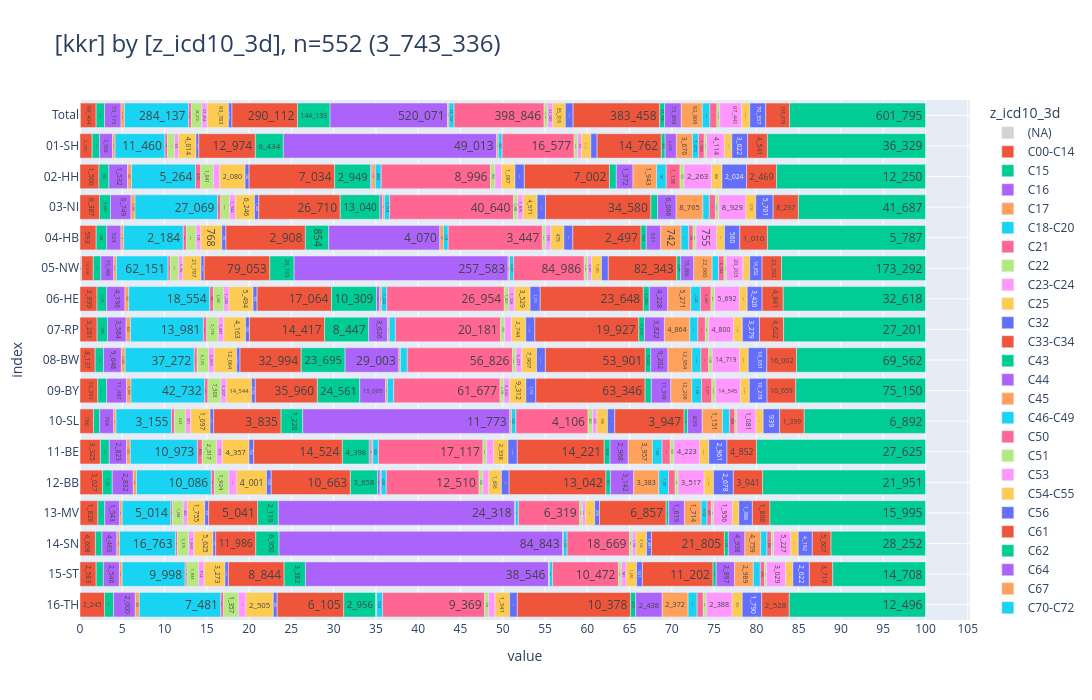

The notebook cell saved with this chart:
### Markdown cell above
<br>

### <a id='toc1_7_10_'></a>[ICD10 Gruppen](#toc0_)
- **Filter: `DJ` =  2020 - 2024**
- die verwendete ICD10 Skala entspricht der Darstellung aus *"Krebs in Deutschland"*
> 💡 `NI`: _"Für nicht-melanozytäre Hautkrebsarten bestimmter Histologien sowie fortgeschrittene Plattenepithelkarzinome gilt ab dem 20. September 2023 eine geänderte Meldepflicht. Erst seit diesem Zeitpunkt sind die prognostisch ungünstigen Hauttumore **(C44)** an das KKN zu melden und kommen daher im gelieferten Datensatz bisher nicht vor. In den nächsten Lieferungen werden diese Daten enthalten sein"_

### Code cell
_=show_vars(6, grouper_reg.KKR.value, show=True, filter=FILTER_DY)
# todo ticket NI

### Figure 1 — Plotly figure (JSON) as saved in the notebook; plotly's stock layout.template omitted (floating-point values rounded to 4 significant figures)
{"data": [{"hovertemplate": "col=(NA)<br>value=%{x}<br>index=%{y}<br>cnt_str=%{text}<extra></extra>", "legendgroup": "(NA)", "marker": {"color": "lightgray", "pattern": {"shape": ""}}, "name": "(NA)", "orientation": "h", "showlegend": true, "text": ["1_936", "1_868", "43", "1", "8", "4", "11", "1"], "textposition": "auto", "type": "bar", "x": [1936, 1868, 43, 1, 8, 4, 11, 1], "xaxis": "x", "y": [" Total", "05-NW", "08-BW", "09-BY", "11-BE", "12-BB", "13-MV", "15-ST"], "yaxis": "y"}, {"hovertemplate": "col=C00-C14<br>value=%{x}<br>index=%{y}<br>cnt_str=%{text}<extra></extra>", "legendgroup": "C00-C14", "marker": {"color": "#EF553B", "pattern": {"shape": ""}}, "name": "C00-C14", "orientation": "h", "showlegend": true, "text": ["69_404", "2_796", "1_560", "6_387", "593", "14_098", "3_899", "3_281", "8_137", "10_291", "766", "3_325", "3_027", "1_828", "4_608", "2_563", "2_245"], "textposition": "auto", "type": "bar", "x": [69404, 2796, 1560, 6387, 593, 14098, 3899, 3281, 8137, 10291, 766, 3325, 3027, 1828, 4608, 2563, 2245], "xaxis": "x", "y": [" Total", "01-SH", "02-HH", "03-NI", "04-HB", "05-NW", "06-HE", "07-RP", "08-BW", "09-BY", "10-SL", "11-BE", "12-BB", "13-MV", "14-SN", "15-ST", "16-TH"], "yaxis": "y"}, {"hovertemplate": "col=C15<br>value=%{x}<br>index=%{y}<br>cnt_str=%{text}<extra></extra>", "legendgroup": "C15", "marker": {"color": "#00CC96", "pattern": {"shape": ""}}, "name": "C15", "orientation": "h", "showlegend": true, "text": ["37_335", "1_715", "820", "3_607", "384", "9_212", "2_218", "1_980", "4_481", "5_152", "353", "1_457", "1_316", "703", "1_970", "1_138", "829"], "textposition": "auto", "type": "bar", "x": [37335, 1715, 820, 3607, 384, 9212, 2218, 1980, 4481, 5152, 353, 1457, 1316, 703, 1970, 1138, 829], "xaxis": "x", "y": [" Total", "01-SH", "02-HH", "03-NI", "04-HB", "05-NW", "06-HE", "07-RP", "08-BW", "09-BY", "10-SL", "11-BE", "12-BB", "13-MV", "14-SN", "15-ST", "16-TH"], "yaxis": "y"}, {"hovertemplate": "col=C16<br>value=%{x}<br>index=%{y}<br>cnt_str=%{text}<extra></extra>", "legendgroup": "C16", "marker": {"color": "#AB63FA", "pattern": {"shape": ""}}, "name": "C16", "orientation": "h", "showlegend": true, "text": ["73_173", "2_956", "1_532", "6_749", "524", "15_496", "4_196", "3_584", "9_648", "11_487", "794", "2_823", "2_832", "1_543", "4_463", "2_546", "2_000"], "textposition": "auto", "type": "bar", "x": [73173, 2956, 1532, 6749, 524, 15496, 4196, 3584, 9648, 11487, 794, 2823, 2832, 1543, 4463, 2546, 2000], "xaxis": "x", "y": [" Total", "01-SH", "02-HH", "03-NI", "04-HB", "05-NW", "06-HE", "07-RP", "08-BW", "09-BY", "10-SL", "11-BE", "12-BB", "13-MV", "14-SN", "15-ST", "16-TH"], "yaxis": "y"}, {"hovertemplate": "col=C17<br>value=%{x}<br>index=%{y}<br>cnt_str=%{text}<extra></extra>", "legendgroup": "C17", "marker": {"color": "#FFA15A", "pattern": {"shape": ""}}, "name": "C17", "orientation": "h", "showlegend": true, "text": ["14_830", "591", "321", "1_309", "97", "3_142", "867", "823", "2_044", "2_606", "134", "610", "435", "253", "799", "434", "365"], "textposition": "auto", "type": "bar", "x": [14830, 591, 321, 1309, 97, 3142, 867, 823, 2044, 2606, 134, 610, 435, 253, 799, 434, 365], "xaxis": "x", "y": [" Total", "01-SH", "02-HH", "03-NI", "04-HB", "05-NW", "06-HE", "07-RP", "08-BW", "09-BY", "10-SL", "11-BE", "12-BB", "13-MV", "14-SN", "15-ST", "16-TH"], "yaxis": "y"}, {"hovertemplate": "col=C18-C20<br>value=%{x}<br>index=%{y}<br>cnt_str=%{text}<extra></extra>", "legendgroup": "C18-C20", "marker": {"color": "#19D3F3", "pattern": {"shape": ""}}, "name": "C18-C20", "orientation": "h", "showlegend": true, "text": ["284_137", "11_460", "5_264", "27_069", "2_184", "62_151", "18_554", "13_981", "37_272", "42_732", "3_155", "10_973", "10_086", "5_014", "16_763", "9_998", "7_481"], "textposition": "auto", "type": "bar", "x": [284137, 11460, 5264, 27069, 2184, 62151, 18554, 13981, 37272, 42732, 3155, 10973, 10086, 5014, 16763, 9998, 7481], "xaxis": "x", "y": [" Total", "01-SH", "02-HH", "03-NI", "04-HB", "05-NW", "06-HE", "07-RP", "08-BW", "09-BY", "10-SL", "11-BE", "12-BB", "13-MV", "14-SN", "15-ST", "16-TH"], "yaxis": "y"}, {"hovertemplate": "col=C21<br>value=%{x}<br>index=%{y}<br>cnt_str=%{text}<extra></extra>", "legendgroup": "C21", "marker": {"color": "#FF6692", "pattern": {"shape": ""}}, "name": "C21", "orientation": "h", "showlegend": true, "text": ["12_600", "580", "439", "1_081", "120", "2_725", "866", "656", "1_599", "1_882", "171", "800", "422", "177", "553", "283", "246"], "textposition": "auto", "type": "bar", "x": [12600, 580, 439, 1081, 120, 2725, 866, 656, 1599, 1882, 171, 800, 422, 177, 553, 283, 246], "xaxis": "x", "y": [" Total", "01-SH", "02-HH", "03-NI", "04-HB", "05-NW", "06-HE", "07-RP", "08-BW", "09-BY", "10-SL", "11-BE", "12-BB", "13-MV", "14-SN", "15-ST", "16-TH"], "yaxis": "y"}, {"hovertemplate": "col=C22<br>value=%{x}<br>index=%{y}<br>cnt_str=%{text}<extra></extra>", "legendgroup": "C22", "marker": {"color": "#B6E880", "pattern": {"shape": ""}}, "name": "C22", "orientation": "h", "showlegend": true, "text": ["46_410", "1_595", "1_041", "2_854", "344", "9_977", "2_340", "2_178", "6_125", "7_503", "623", "2_317", "1_924", "1_084", "3_315", "1_833", "1_357"], "textposition": "auto", "type": "bar", "x": [46410, 1595, 1041, 2854, 344, 9977, 2340, 2178, 6125, 7503, 623, 2317, 1924, 1084, 3315, 1833, 1357], "xaxis": "x", "y": [" Total", "01-SH", "02-HH", "03-NI", "04-HB", "05-NW", "06-HE", "07-RP", "08-BW", "09-BY", "10-SL", "11-BE", "12-BB", "13-MV", "14-SN", "15-ST", "16-TH"], "yaxis": "y"}, {"hovertemplate": "col=C23-C24<br>value=%{x}<br>index=%{y}<br>cnt_str=%{text}<extra></extra>", "legendgroup": "C23-C24", "marker": {"color": "#FF97FF", "pattern": {"shape": ""}}, "name": "C23-C24", "orientation": "h", "showlegend": true, "text": ["23_454", "936", "522", "1_942", "178", "5_182", "1_243", "1_081", "3_059", "3_207", "301", "973", "1_086", "462", "1_669", "914", "699"], "textposition": "auto", "type": "bar", "x": [23454, 936, 522, 1942, 178, 5182, 1243, 1081, 3059, 3207, 301, 973, 1086, 462, 1669, 914, 699], "xaxis": "x", "y": [" Total", "01-SH", "02-HH", "03-NI", "04-HB", "05-NW", "06-HE", "07-RP", "08-BW", "09-BY", "10-SL", "11-BE", "12-BB", "13-MV", "14-SN", "15-ST", "16-TH"], "yaxis": "y"}, {"hovertemplate": "col=C25<br>value=%{x}<br>index=%{y}<br>cnt_str=%{text}<extra></extra>", "legendgroup": "C25", "marker": {"color": "#FECB52", "pattern": {"shape": ""}}, "name": "C25", "orientation": "h", "showlegend": true, "text": ["93_783", "4_014", "2_080", "6_246", "768", "21_797", "5_494", "4_163", "12_064", "14_544", "1_097", "4_357", "4_001", "1_755", "5_625", "3_273", "2_505"], "textposition": "auto", "type": "bar", "x": [93783, 4014, 2080, 6246, 768, 21797, 5494, 4163, 12064, 14544, 1097, 4357, 4001, 1755, 5625, 3273, 2505], "xaxis": "x", "y": [" Total", "01-SH", "02-HH", "03-NI", "04-HB", "05-NW", "06-HE", "07-RP", "08-BW", "09-BY", "10-SL", "11-BE", "12-BB", "13-MV", "14-SN", "15-ST", "16-TH"], "yaxis": "y"}, {"hovertemplate": "col=C32<br>value=%{x}<br>index=%{y}<br>cnt_str=%{text}<extra></extra>", "legendgroup": "C32", "marker": {"color": "#636EFA", "pattern": {"shape": ""}}, "name": "C32", "orientation": "h", "showlegend": true, "text": ["15_786", "666", "334", "1_406", "150", "3_803", "924", "749", "1_863", "2_163", "201", "754", "638", "406", "822", "547", "360"], "textposition": "auto", "type": "bar", "x": [15786, 666, 334, 1406, 150, 3803, 924, 749, 1863, 2163, 201, 754, 638, 406, 822, 547, 360], "xaxis": "x", "y": [" Total", "01-SH", "02-HH", "03-NI", "04-HB", "05-NW", "06-HE", "07-RP", "08-BW", "09-BY", "10-SL", "11-BE", "12-BB", "13-MV", "14-SN", "15-ST", "16-TH"], "yaxis": "y"}, {"hovertemplate": "col=C33-C34<br>value=%{x}<br>index=%{y}<br>cnt_str=%{text}<extra></extra>", "legendgroup": "C33-C34", "marker": {"color": "#EF553B", "pattern": {"shape": ""}}, "name": "C33-C34", "orientation": "h", "showlegend": true, "text": ["290_112", "12_974", "7_034", "26_710", "2_908", "79_053", "17_064", "14_417", "32_994", "35_960", "3_835", "14_524", "10_663", "5_041", "11_986", "8_844", "6_105"], "textposition": "auto", "type": "bar", "x": [290112, 12974, 7034, 26710, 2908, 79053, 17064, 14417, 32994, 35960, 3835, 14524, 10663, 5041, 11986, 8844, 6105], "xaxis": "x", "y": [" Total", "01-SH", "02-HH", "03-NI", "04-HB", "05-NW", "06-HE", "07-RP", "08-BW", "09-BY", "10-SL", "11-BE", "12-BB", "13-MV", "14-SN", "15-ST", "16-TH"], "yaxis": "y"}, {"hovertemplate": "col=C43<br>value=%{x}<br>index=%{y}<br>cnt_str=%{text}<extra></extra>", "legendgroup": "C43", "marker": {"color": "#00CC96", "pattern": {"shape": ""}}, "name": "C43", "orientation": "h", "showlegend": true, "text": ["144_133", "6_434", "2_949", "13_040", "854", "29_153", "10_309", "8_447", "23_695", "24_561", "1_228", "4_398", "3_658", "2_119", "6_950", "3_382", "2_956"], "textposition": "auto", "type": "bar", "x": [144133, 6434, 2949, 13040, 854, 29153, 10309, 8447, 23695, 24561, 1228, 4398, 3658, 2119, 6950, 3382, 2956], "xaxis": "x", "y": [" Total", "01-SH", "02-HH", "03-NI", "04-HB", "05-NW", "06-HE", "07-RP", "08-BW", "09-BY", "10-SL", "11-BE", "12-BB", "13-MV", "14-SN", "15-ST", "16-TH"], "yaxis": "y"}, {"hovertemplate": "col=C44<br>value=%{x}<br>index=%{y}<br>cnt_str=%{text}<extra></extra>", "legendgroup": "C44", "marker": {"color": "#AB63FA", "pattern": {"shape": ""}}, "name": "C44", "orientation": "h", "showlegend": true, "text": ["520_071", "49_013", "118", "782", "4_070", "257_583", "744", "3_626", "29_003", "15_005", "11_773", "288", "358", "24_318", "84_843", "38_546", "1"], "textposition": "auto", "type": "bar", "x": [520071, 49013, 118, 782, 4070, 257583, 744, 3626, 29003, 15005, 11773, 288, 358, 24318, 84843, 38546, 1], "xaxis": "x", "y": [" Total", "01-SH", "02-HH", "03-NI", "04-HB", "05-NW", "06-HE", "07-RP", "08-BW", "09-BY", "10-SL", "11-BE", "12-BB", "13-MV", "14-SN", "15-ST", "16-TH"], "yaxis": "y"}, {"hovertemplate": "col=C45<br>value=%{x}<br>index=%{y}<br>cnt_str=%{text}<extra></extra>", "legendgroup": "C45", "marker": {"color": "#FFA15A", "pattern": {"shape": ""}}, "name": "C45", "orientation": "h", "showlegend": true, "text": ["6_714", "365", "281", "661", "131", "1_790", "390", "299", "807", "1_033", "92", "293", "127", "62", "187", "130", "66"], "textposition": "auto", "type": "bar", "x": [6714, 365, 281, 661, 131, 1790, 390, 299, 807, 1033, 92, 293, 127, 62, 187, 130, 66], "xaxis": "x", "y": [" Total", "01-SH", "02-HH", "03-NI", "04-HB", "05-NW", "06-HE", "07-RP", "08-BW", "09-BY", "10-SL", "11-BE", "12-BB", "13-MV", "14-SN", "15-ST", "16-TH"], "yaxis": "y"}, {"hovertemplate": "col=C46-C49<br>value=%{x}<br>index=%{y}<br>cnt_str=%{text}<extra></extra>", "legendgroup": "C46-C49", "marker": {"color": "#19D3F3", "pattern": {"shape": ""}}, "name": "C46-C49", "orientation": "h", "showlegend": true, "text": ["22_192", "865", "484", "1_718", "174", "4_867", "1_222", "1_181", "3_698", "3_656", "250", "902", "693", "300", "1_137", "512", "533"], "textposition": "auto", "type": "bar", "x": [22192, 865, 484, 1718, 174, 4867, 1222, 1181, 3698, 3656, 250, 902, 693, 300, 1137, 512, 533], "xaxis": "x", "y": [" Total", "01-SH", "02-HH", "03-NI", "04-HB", "05-NW", "06-HE", "07-RP", "08-BW", "09-BY", "10-SL", "11-BE", "12-BB", "13-MV", "14-SN", "15-ST", "16-TH"], "yaxis": "y"}, {"hovertemplate": "col=C50<br>value=%{x}<br>index=%{y}<br>cnt_str=%{text}<extra></extra>", "legendgroup": "C50", "marker": {"color": "#FF6692", "pattern": {"shape": ""}}, "name": "C50", "orientation": "h", "showlegend": true, "text": ["398_846", "16_577", "8_996", "40_640", "3_447", "84_986", "26_954", "20_181", "56_826", "61_677", "4_106", "17_117", "12_510", "6_319", "18_669", "10_472", "9_369"], "textposition": "auto", "type": "bar", "x": [398846, 16577, 8996, 40640, 3447, 84986, 26954, 20181, 56826, 61677, 4106, 17117, 12510, 6319, 18669, 10472, 9369], "xaxis": "x", "y": [" Total", "01-SH", "02-HH", "03-NI", "04-HB", "05-NW", "06-HE", "07-RP", "08-BW", "09-BY", "10-SL", "11-BE", "12-BB", "13-MV", "14-SN", "15-ST", "16-TH"], "yaxis": "y"}, {"hovertemplate": "col=C51<br>value=%{x}<br>index=%{y}<br>cnt_str=%{text}<extra></extra>", "legendgroup": "C51", "marker": {"color": "#B6E880", "pattern": {"shape": ""}}, "name": "C51", "orientation": "h", "showlegend": true, "text": ["15_781", "772", "364", "1_308", "122", "4_231", "1_059", "782", "1_825", "2_149", "261", "562", "494", "270", "803", "421", "358"], "textposition": "auto", "type": "bar", "x": [15781, 772, 364, 1308, 122, 4231, 1059, 782, 1825, 2149, 261, 562, 494, 270, 803, 421, 358], "xaxis": "x", "y": [" Total", "01-SH", "02-HH", "03-NI", "04-HB", "05-NW", "06-HE", "07-RP", "08-BW", "09-BY", "10-SL", "11-BE", "12-BB", "13-MV", "14-SN", "15-ST", "16-TH"], "yaxis": "y"}, {"hovertemplate": "col=C53<br>value=%{x}<br>index=%{y}<br>cnt_str=%{text}<extra></extra>", "legendgroup": "C53", "marker": {"color": "#FF97FF", "pattern": {"shape": ""}}, "name": "C53", "orientation": "h", "showlegend": true, "text": ["22_580", "932", "544", "1_876", "189", "4_639", "1_326", "1_287", "3_227", "3_442", "242", "1_199", "815", "344", "1_145", "781", "592"], "textposition": "auto", "type": "bar", "x": [22580, 932, 544, 1876, 189, 4639, 1326, 1287, 3227, 3442, 242, 1199, 815, 344, 1145, 781, 592], "xaxis": "x", "y": [" Total", "01-SH", "02-HH", "03-NI", "04-HB", "05-NW", "06-HE", "07-RP", "08-BW", "09-BY", "10-SL", "11-BE", "12-BB", "13-MV", "14-SN", "15-ST", "16-TH"], "yaxis": "y"}, {"hovertemplate": "col=C54-C55<br>value=%{x}<br>index=%{y}<br>cnt_str=%{text}<extra></extra>", "legendgroup": "C54-C55", "marker": {"color": "#FECB52", "pattern": {"shape": ""}}, "name": "C54-C55", "orientation": "h", "showlegend": true, "text": ["55_319", "2_115", "1_097", "4_571", "475", "11_905", "3_529", "2_744", "7_907", "9_312", "598", "2_338", "1_696", "915", "3_126", "1_650", "1_341"], "textposition": "auto", "type": "bar", "x": [55319, 2115, 1097, 4571, 475, 11905, 3529, 2744, 7907, 9312, 598, 2338, 1696, 915, 3126, 1650, 1341], "xaxis": "x", "y": [" Total", "01-SH", "02-HH", "03-NI", "04-HB", "05-NW", "06-HE", "07-RP", "08-BW", "09-BY", "10-SL", "11-BE", "12-BB", "13-MV", "14-SN", "15-ST", "16-TH"], "yaxis": "y"}, {"hovertemplate": "col=C56<br>value=%{x}<br>index=%{y}<br>cnt_str=%{text}<extra></extra>", "legendgroup": "C56", "marker": {"color": "#636EFA", "pattern": {"shape": ""}}, "name": "C56", "orientation": "h", "showlegend": true, "text": ["34_560", "1_435", "772", "2_753", "327", "8_168", "2_315", "1_750", "4_719", "5_750", "415", "1_509", "1_046", "494", "1_481", "921", "705"], "textposition": "auto", "type": "bar", "x": [34560, 1435, 772, 2753, 327, 8168, 2315, 1750, 4719, 5750, 415, 1509, 1046, 494, 1481, 921, 705], "xaxis": "x", "y": [" Total", "01-SH", "02-HH", "03-NI", "04-HB", "05-NW", "06-HE", "07-RP", "08-BW", "09-BY", "10-SL", "11-BE", "12-BB", "13-MV", "14-SN", "15-ST", "16-TH"], "yaxis": "y"}, {"hovertemplate": "col=C61<br>value=%{x}<br>index=%{y}<br>cnt_str=%{text}<extra></extra>", "legendgroup": "C61", "marker": {"color": "#EF553B", "pattern": {"shape": ""}}, "name": "C61", "orientation": "h", "showlegend": true, "text": ["383_458", "14_762", "7_002", "34_580", "2_497", "82_343", "23_648", "19_927", "53_901", "63_346", "3_947", "14_221", "13_042", "6_857", "21_805", "11_202", "10_378"], "textposition": "auto", "type": "bar", "x": [383458, 14762, 7002, 34580, 2497, 82343, 23648, 19927, 53901, 63346, 3947, 14221, 13042, 6857, 21805, 11202, 10378], "xaxis": "x", "y": [" Total", "01-SH", "02-HH", "03-NI", "04-HB", "05-NW", "06-HE", "07-RP", "08-BW", "09-BY", "10-SL", "11-BE", "12-BB", "13-MV", "14-SN", "15-ST", "16-TH"], "yaxis": "y"}, {"hovertemplate": "col=C62<br>value=%{x}<br>index=%{y}<br>cnt_str=%{text}<extra></extra>", "legendgroup": "C62", "marker": {"color": "#00CC96", "pattern": {"shape": ""}}, "name": "C62", "orientation": "h", "showlegend": true, "text": ["21_746", "870", "568", "2_205", "193", "4_686", "1_366", "1_075", "3_022", "3_580", "190", "959", "601", "263", "1_191", "502", "475"], "textposition": "auto", "type": "bar", "x": [21746, 870, 568, 2205, 193, 4686, 1366, 1075, 3022, 3580, 190, 959, 601, 263, 1191, 502, 475], "xaxis": "x", "y": [" Total", "01-SH", "02-HH", "03-NI", "04-HB", "05-NW", "06-HE", "07-RP", "08-BW", "09-BY", "10-SL", "11-BE", "12-BB", "13-MV", "14-SN", "15-ST", "16-TH"], "yaxis": "y"}, {"hovertemplate": "col=C64<br>value=%{x}<br>index=%{y}<br>cnt_str=%{text}<extra></extra>", "legendgroup": "C64", "marker": {"color": "#AB63FA", "pattern": {"shape": ""}}, "name": "C64", "orientation": "h", "showlegend": true, "text": ["73_859", "2_602", "1_372", "6_066", "531", "15_886", "4_228", "3_822", "9_202", "11_309", "839", "2_968", "3_142", "1_619", "4_938", "2_897", "2_438"], "textposition": "auto", "type": "bar", "x": [73859, 2602, 1372, 6066, 531, 15886, 4228, 3822, 9202, 11309, 839, 2968, 3142, 1619, 4938, 2897, 2438], "xaxis": "x", "y": [" Total", "01-SH", "02-HH", "03-NI", "04-HB", "05-NW", "06-HE", "07-RP", "08-BW", "09-BY", "10-SL", "11-BE", "12-BB", "13-MV", "14-SN", "15-ST", "16-TH"], "yaxis": "y"}, {"hovertemplate": "col=C67<br>value=%{x}<br>index=%{y}<br>cnt_str=%{text}<extra></extra>", "legendgroup": "C67", "marker": {"color": "#FFA15A", "pattern": {"shape": ""}}, "name": "C67", "orientation": "h", "showlegend": true, "text": ["92_809", "3_676", "1_943", "8_765", "742", "22_060", "5_271", "4_864", "12_954", "12_209", "1_151", "3_957", "3_383", "1_714", "4_759", "2_989", "2_372"], "textposition": "auto", "type": "bar", "x": [92809, 3676, 1943, 8765, 742, 22060, 5271, 4864, 12954, 12209, 1151, 3957, 3383, 1714, 4759, 2989, 2372], "xaxis": "x", "y": [" Total", "01-SH", "02-HH", "03-NI", "04-HB", "05-NW", "06-HE", "07-RP", "08-BW", "09-BY", "10-SL", "11-BE", "12-BB", "13-MV", "14-SN", "15-ST", "16-TH"], "yaxis": "y"}, {"hovertemplate": "col=C70-C72<br>value=%{x}<br>index=%{y}<br>cnt_str=%{text}<extra></extra>", "legendgroup": "C70-C72", "marker": {"color": "#19D3F3", "pattern": {"shape": ""}}, "name": "C70-C72", "orientation": "h", "showlegend": true, "text": ["34_034", "1_370", "790", "2_114", "282", "7_555", "2_224", "1_546", "4_865", "5_590", "393", "1_583", "1_307", "612", "1_866", "1_108", "829"], "textposition": "auto", "type": "bar", "x": [34034, 1370, 790, 2114, 282, 7555, 2224, 1546, 4865, 5590, 393, 1583, 1307, 612, 1866, 1108, 829], "xaxis": "x", "y": [" Total", "01-SH", "02-HH", "03-NI", "04-HB", "05-NW", "06-HE", "07-RP", "08-BW", "09-BY", "10-SL", "11-BE", "12-BB", "13-MV", "14-SN", "15-ST", "16-TH"], "yaxis": "y"}, {"hovertemplate": "col=C73<br>value=%{x}<br>index=%{y}<br>cnt_str=%{text}<extra></extra>", "legendgroup": "C73", "marker": {"color": "#FF6692", "pattern": {"shape": ""}}, "name": "C73", "orientation": "h", "showlegend": true, "text": ["30_927", "1_339", "1_138", "2_037", "158", "6_742", "2_440", "1_453", "4_126", "5_977", "308", "1_334", "898", "437", "1_306", "668", "566"], "textposition": "auto", "type": "bar", "x": [30927, 1339, 1138, 2037, 158, 6742, 2440, 1453, 4126, 5977, 308, 1334, 898, 437, 1306, 668, 566], "xaxis": "x", "y": [" Total", "01-SH", "02-HH", "03-NI", "04-HB", "05-NW", "06-HE", "07-RP", "08-BW", "09-BY", "10-SL", "11-BE", "12-BB", "13-MV", "14-SN", "15-ST", "16-TH"], "yaxis": "y"}, {"hovertemplate": "col=C81<br>value=%{x}<br>index=%{y}<br>cnt_str=%{text}<extra></extra>", "legendgroup": "C81", "marker": {"color": "#B6E880", "pattern": {"shape": ""}}, "name": "C81", "orientation": "h", "showlegend": true, "text": ["12_493", "512", "316", "1_082", "109", "2_650", "800", "589", "1_931", "1_994", "121", "601", "385", "207", "617", "313", "266"], "textposition": "auto", "type": "bar", "x": [12493, 512, 316, 1082, 109, 2650, 800, 589, 1931, 1994, 121, 601, 385, 207, 617, 313, 266], "xaxis": "x", "y": [" Total", "01-SH", "02-HH", "03-NI", "04-HB", "05-NW", "06-HE", "07-RP", "08-BW", "09-BY", "10-SL", "11-BE", "12-BB", "13-MV", "14-SN", "15-ST", "16-TH"], "yaxis": "y"}, {"hovertemplate": "col=C82-C88<br>value=%{x}<br>index=%{y}<br>cnt_str=%{text}<extra></extra>", "legendgroup": "C82-C88", "marker": {"color": "#FF97FF", "pattern": {"shape": ""}}, "name": "C82-C88", "orientation": "h", "showlegend": true, "text": ["97_441", "4_114", "2_263", "8_929", "755", "20_203", "5_692", "4_800", "14_719", "14_545", "1_081", "4_223", "3_517", "1_956", "5_227", "3_029", "2_388"], "textposition": "auto", "type": "bar", "x": [97441, 4114, 2263, 8929, 755, 20203, 5692, 4800, 14719, 14545, 1081, 4223, 3517, 1956, 5227, 3029, 2388], "xaxis": "x", "y": [" Total", "01-SH", "02-HH", "03-NI", "04-HB", "05-NW", "06-HE", "07-RP", "08-BW", "09-BY", "10-SL", "11-BE", "12-BB", "13-MV", "14-SN", "15-ST", "16-TH"], "yaxis": "y"}, {"hovertemplate": "col=C90<br>value=%{x}<br>index=%{y}<br>cnt_str=%{text}<extra></extra>", "legendgroup": "C90", "marker": {"color": "#FECB52", "pattern": {"shape": ""}}, "name": "C90", "orientation": "h", "showlegend": true, "text": ["35_605", "1_710", "868", "3_192", "287", "8_071", "1_788", "1_695", "4_747", "5_162", "404", "1_492", "1_260", "672", "2_201", "1_144", "912"], "textposition": "auto", "type": "bar", "x": [35605, 1710, 868, 3192, 287, 8071, 1788, 1695, 4747, 5162, 404, 1492, 1260, 672, 2201, 1144, 912], "xaxis": "x", "y": [" Total", "01-SH", "02-HH", "03-NI", "04-HB", "05-NW", "06-HE", "07-RP", "08-BW", "09-BY", "10-SL", "11-BE", "12-BB", "13-MV", "14-SN", "15-ST", "16-TH"], "yaxis": "y"}, {"hovertemplate": "col=C91-C95<br>value=%{x}<br>index=%{y}<br>cnt_str=%{text}<extra></extra>", "legendgroup": "C91-C95", "marker": {"color": "#636EFA", "pattern": {"shape": ""}}, "name": "C91-C95", "orientation": "h", "showlegend": true, "text": ["70_337", "3_622", "2_024", "5_701", "560", "14_852", "3_420", "3_279", "10_031", "10_278", "939", "2_961", "2_678", "1_388", "4_192", "2_622", "1_790"], "textposition": "auto", "type": "bar", "x": [70337, 3622, 2024, 5701, 560, 14852, 3420, 3279, 10031, 10278, 939, 2961, 2678, 1388, 4192, 2622, 1790], "xaxis": "x", "y": [" Total", "01-SH", "02-HH", "03-NI", "04-HB", "05-NW", "06-HE", "07-RP", "08-BW", "09-BY", "10-SL", "11-BE", "12-BB", "13-MV", "14-SN", "15-ST", "16-TH"], "yaxis": "y"}, {"hovertemplate": "col=C_res<br>value=%{x}<br>index=%{y}<br>cnt_str=%{text}<extra></extra>", "legendgroup": "C_res", "marker": {"color": "#EF553B", "pattern": {"shape": ""}}, "name": "C_res", "orientation": "h", "showlegend": true, "text": ["105_676", "4_541", "2_469", "8_297", "1_010", "23_392", "4_841", "4_622", "16_002", "16_659", "1_399", "4_852", "3_941", "1_806", "5_607", "3_710", "2_528"], "textposition": "auto", "type": "bar", "x": [105676, 4541, 2469, 8297, 1010, 23392, 4841, 4622, 16002, 16659, 1399, 4852, 3941, 1806, 5607, 3710, 2528], "xaxis": "x", "y": [" Total", "01-SH", "02-HH", "03-NI", "04-HB", "05-NW", "06-HE", "07-RP", "08-BW", "09-BY", "10-SL", "11-BE", "12-BB", "13-MV", "14-SN", "15-ST", "16-TH"], "yaxis": "y"}, {"hovertemplate": "col=D<br>value=%{x}<br>index=%{y}<br>cnt_str=%{text}<extra></extra>", "legendgroup": "D", "marker": {"color": "#00CC96", "pattern": {"shape": ""}}, "name": "D", "orientation": "h", "showlegend": true, "text": ["601_795", "36_329", "12_250", "41_687", "5_787", "173_292", "32_618", "27_201", "69_562", "75_150", "6_892", "27_625", "21_951", "15_995", "28_252", "14_708", "12_496"], "textposition": "auto", "type": "bar", "x": [601795, 36329, 12250, 41687, 5787, 173292, 32618, 27201, 69562, 75150, 6892, 27625, 21951, 15995, 28252, 14708, 12496], "xaxis": "x", "y": [" Total", "01-SH", "02-HH", "03-NI", "04-HB", "05-NW", "06-HE", "07-RP", "08-BW", "09-BY", "10-SL", "11-BE", "12-BB", "13-MV", "14-SN", "15-ST", "16-TH"], "yaxis": "y"}], "layout": {"barmode": "relative", "barnorm": "percent", "height": 700, "legend": {"title": {"text": "z_icd10_3d"}, "tracegroupgap": 0, "traceorder": "normal"}, "title": {"font": {"size": 24}, "text": "[kkr] by [z_icd10_3d], n=552 (3_743_336)", "xanchor": "left", "y": 0.95, "yanchor": "top"}, "width": 1600, "xaxis": {"anchor": "y", "domain": [0, 1], "dtick": 5, "gridwidth": 1, "showgrid": true, "title": {"text": "value"}}, "yaxis": {"anchor": "x", "categoryarray": ["16-TH", "15-ST", "14-SN", "13-MV", "12-BB", "11-BE", "10-SL", "09-BY", "08-BW", "07-RP", "06-HE", "05-NW", "04-HB", "03-NI", "02-HH", "01-SH", " Total"], "categoryorder": "array", "domain": [0, 1], "gridwidth": 1, "showgrid": true, "title": {"text": "index"}}}}
